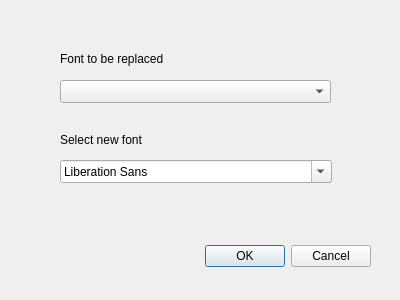
<?xml version="1.0" encoding="UTF-8"?>
<ui version="4.0">
 <class>Dialog</class>
 <widget class="QDialog" name="Dialog">
  <property name="geometry">
   <rect>
    <x>0</x>
    <y>0</y>
    <width>400</width>
    <height>300</height>
   </rect>
  </property>
  <property name="windowTitle">
   <string>Replace Font</string>
  </property>
  <widget class="QDialogButtonBox" name="buttonBox">
   <property name="geometry">
    <rect>
     <x>30</x>
     <y>240</y>
     <width>341</width>
     <height>32</height>
    </rect>
   </property>
   <property name="orientation">
    <enum>Qt::Horizontal</enum>
   </property>
   <property name="standardButtons">
    <set>QDialogButtonBox::Cancel|QDialogButtonBox::Ok</set>
   </property>
  </widget>
  <widget class="QLabel" name="label">
   <property name="geometry">
    <rect>
     <x>60</x>
     <y>50</y>
     <width>271</width>
     <height>17</height>
    </rect>
   </property>
   <property name="text">
    <string>Font to be replaced</string>
   </property>
  </widget>
  <widget class="QLabel" name="label_2">
   <property name="geometry">
    <rect>
     <x>60</x>
     <y>130</y>
     <width>271</width>
     <height>20</height>
    </rect>
   </property>
   <property name="text">
    <string>Select new font</string>
   </property>
  </widget>
  <widget class="QFontComboBox" name="fontComboBox">
   <property name="geometry">
    <rect>
     <x>60</x>
     <y>160</y>
     <width>272</width>
     <height>23</height>
    </rect>
   </property>
  </widget>
  <widget class="QComboBox" name="currentFontsComboBox">
   <property name="geometry">
    <rect>
     <x>60</x>
     <y>80</y>
     <width>271</width>
     <height>23</height>
    </rect>
   </property>
  </widget>
 </widget>
 <resources/>
 <connections>
  <connection>
   <sender>buttonBox</sender>
   <signal>accepted()</signal>
   <receiver>Dialog</receiver>
   <slot>accept()</slot>
   <hints>
    <hint type="sourcelabel">
     <x>248</x>
     <y>254</y>
    </hint>
    <hint type="destinationlabel">
     <x>157</x>
     <y>274</y>
    </hint>
   </hints>
  </connection>
  <connection>
   <sender>buttonBox</sender>
   <signal>rejected()</signal>
   <receiver>Dialog</receiver>
   <slot>reject()</slot>
   <hints>
    <hint type="sourcelabel">
     <x>316</x>
     <y>260</y>
    </hint>
    <hint type="destinationlabel">
     <x>286</x>
     <y>274</y>
    </hint>
   </hints>
  </connection>
 </connections>
</ui>
